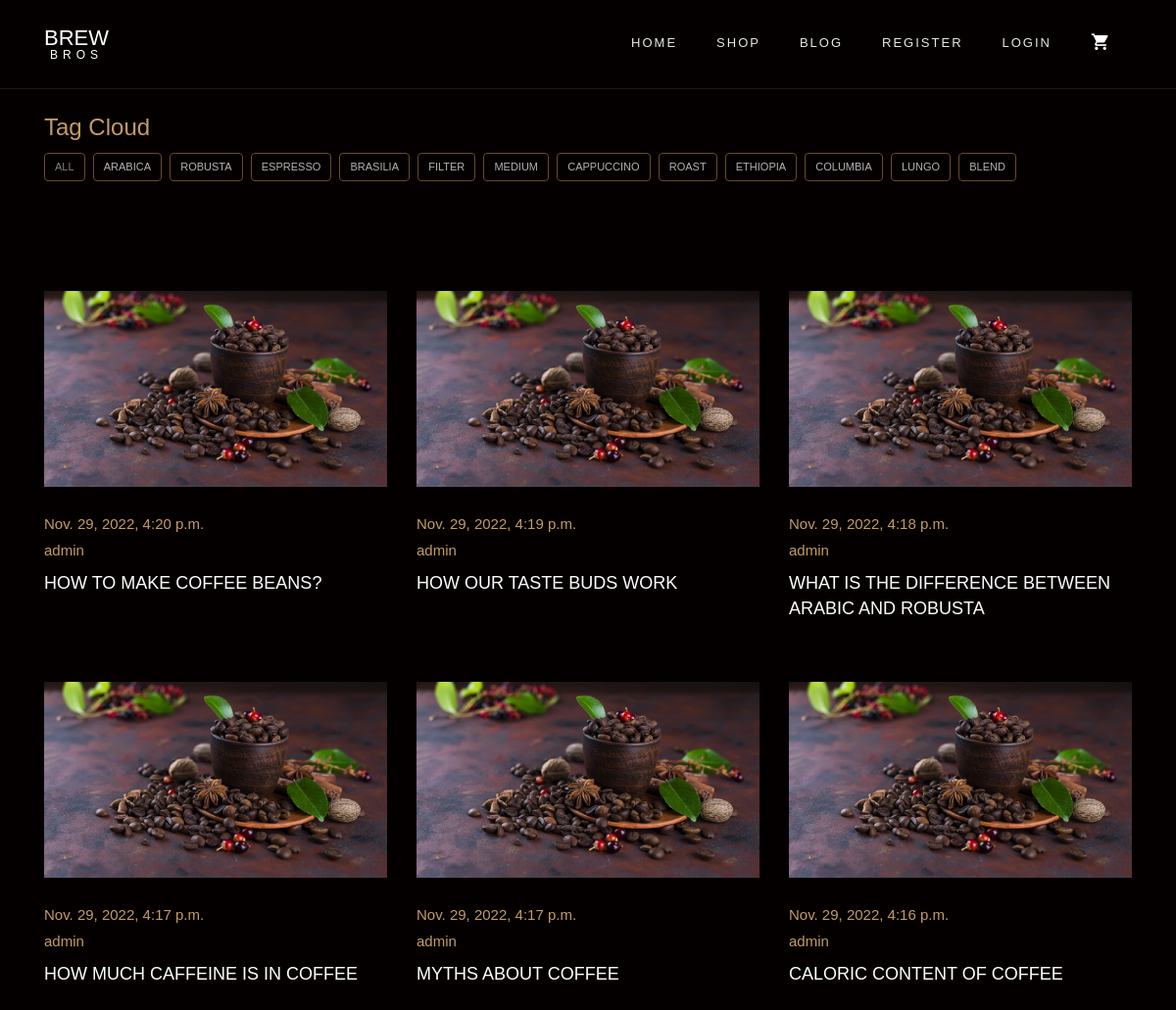
Screenshot of /blog/ with the database file from the repository.
### blog/models.py (models this page shows, shortened)
class Tag(models.Model):
    name = models.CharField(max_length=64)
    def get_absolute_url(self):
        return reverse('blog:filter_by_tag', kwargs={'tag_id': self.pk})

class Post(models.Model):
    title = models.CharField(max_length=100)
    slug = models.SlugField(max_length=100, unique=True)
    text = models.TextField()
    author = models.ForeignKey("blog.Author", on_delete=models.PROTECT, related_name="post")
    created = models.DateTimeField(auto_now_add=True)
    tag = models.ManyToManyField("blog.Tag", related_name="post")
    class Meta:
        ordering = ('-created', )
        verbose_name_plural = 'Posts'
    if TYPE_CHECKING:
        objects: models.Manager

class Author(models.Model):
    name = models.CharField(max_length=64)
    slug = models.SlugField(max_length=64, unique=True)
    def __str__(self):
        return self.name

### blog/views.py (the view)
# urls.py: path("", views.posts, name="posts"),
def posts(request: HttpRequest):
    posts = Post.objects.select_related("author").prefetch_related("tag").all()
    tags = Tag.objects.all()
    context = {"posts": posts, "tags": tags, "filter_by": 0}
    return render(request=request, template_name='blog/posts.html', context=context)

### cart/cart.py (called while the page is built)
    def __len__(self):
        return sum(item['quantity'] for item in self.cart.values())

### cart/context_processors.py (called while the page is built)
def cart(request):
    return {'cart': Cart(request)}

### blog/templates/blog/posts.html (shortened to what this page needs)
{% extends 'base.html' %}
{% load static %}
{% block body %}
  <section class="ftco-section">
  <div class="container">
      <h4 class="heading mt-2"><a href="#">Tag Cloud</a></h4>
        <div class="tagcloud">
            {% if filter_by == 0 %}
            <a class="nav-link active" aria-selected="true">All</a>
          {% else %}
            <a href="{% url 'blog:posts' %}" class="tag-cloud-link" aria-selected="true">All</a>
          {% endif %}
          {% for elem in tags %}
            {% if elem.pk == filter_by %}
              <a class="nav-link active" aria-selected="true">{{ elem.name }}</a>
            {% else %}
              <a href="{{ elem.get_absolute_url }}" class="tag-cloud-link">{{ elem.name }}</a>
            {% endif %}
          {% endfor %}
        </div>
    <section class="ftco-section">
      <div class="row">
        {% for post in posts %}
          <div class="col-md-4 ftco-animate ">
            <div class="menu-entry">
              <a href="{% url 'blog:post' post.pk %}" class="img" style="background-image: url({%  static 'images/post-4.jpg' %});"></a>
              <div class="text py-4 d-block">
                <div><a href="#">{{ post.created }}</a></div>
                <div><a href="#">{{ post.author }}</a></div>
                <h3 class="heading mt-2"><a href="{% url 'blog:post' post.pk %}">{{ post.title }}</a></h3>
              </div>
            </div>
          </div>
        {% endfor %}
      </div>
    </section>
  </div>
  </section>
{%  endblock %}

### rows the page displays
Tag: name "ARABICA"
Tag: name "ROBUSTA"
Tag: name "ESPRESSO"
Tag: name "BRASILIA"
Tag: name "FILTER"
Tag: name "MEDIUM"
Tag: name "CAPPUCCINO"
Tag: name "ROAST"
Tag: name "ETHIOPIA"
Tag: name "COLUMBIA"
Tag: name "LUNGO"
Tag: name "BLEND"
Post: created "Nov. 29, 2022, 4:20 p.m.", author "admin", title "HOW TO MAKE COFFEE BEANS?"
Post: created "Nov. 29, 2022, 4:19 p.m.", author "admin", title "HOW OUR TASTE BUDS WORK"
Post: created "Nov. 29, 2022, 4:18 p.m.", author "admin", title "WHAT IS THE DIFFERENCE BETWEEN ARABIC AND ROBUSTA"
Post: created "Nov. 29, 2022, 4:17 p.m.", author "admin", title "HOW MUCH CAFFEINE IS IN COFFEE"
Post: created "Nov. 29, 2022, 4:17 p.m.", author "admin", title "MYTHS ABOUT COFFEE"
Post: created "Nov. 29, 2022, 4:16 p.m.", author "admin", title "CALORIC CONTENT OF COFFEE"
